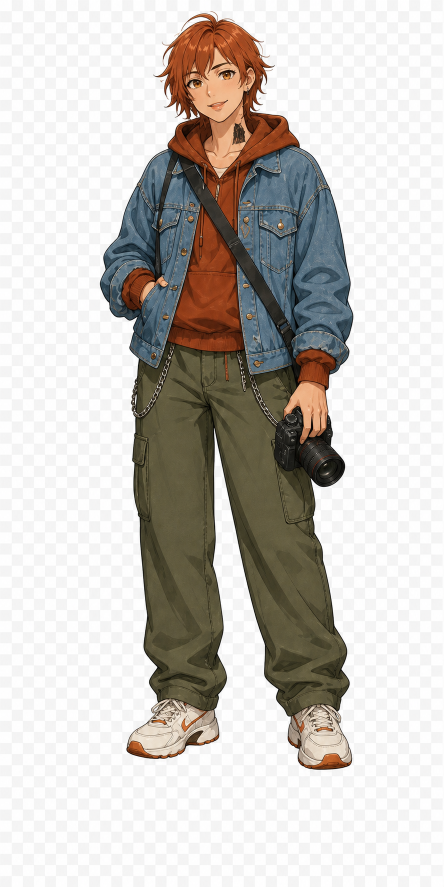
#> input picture assets/source-sheets/day13/ara-day13-photo-walk-casual-checker-v1.png, 887 x 1774 px (shown at 1/2 size)
$ python -i process-day13-sprite.py   (imports and definitions only)
#> lines starting #> are read from the running program, lines starting #| are printed output that depends on the picture
#!/usr/bin/env python3
"""Build DAY 13 Ara's RGBA sprite from the approved baked-checker source.

This intentionally reuses the deterministic checker-removal implementation
from ``process-day2-assets.py``.  It does not call any image-generation API.
"""

from __future__ import annotations

import argparse
import importlib.util
from pathlib import Path

from PIL import Image


ROOT = Path(__file__).resolve().parents[1]
DAY2_PROCESSOR = ROOT / "scripts" / "process-day2-assets.py"
DEFAULT_SOURCE = (
    ROOT
    / "assets"
    / "source-sheets"
    / "day13"
    / "ara-day13-photo-walk-casual-checker-v1.png"
)
DEFAULT_OUTPUT = (
    ROOT
    / "assets"
    / "characters"
    / "day13"
    / "ara-day13-photo-walk-casual-2d-v1.png"
)
MINIMUM_SIZE = (887, 1774)


def load_day2_processor():
    spec = importlib.util.spec_from_file_location("day2_asset_processor", DAY2_PROCESSOR)
    if spec is None or spec.loader is None:
        raise RuntimeError(f"cannot load {DAY2_PROCESSOR}")
    module = importlib.util.module_from_spec(spec)
    spec.loader.exec_module(module)
    return module


def validate_sprite(image: Image.Image) -> None:
    if image.mode != "RGBA":
        raise ValueError(f"expected RGBA, got {image.mode}")
    if image.width < MINIMUM_SIZE[0] or image.height < MINIMUM_SIZE[1]:
        raise ValueError(f"expected at least {MINIMUM_SIZE}, got {image.size}")
    alpha = image.getchannel("A")
    if alpha.getextrema() != (0, 255):
        raise ValueError(f"expected alpha extrema (0, 255), got {alpha.getextrema()}")
    corners = (
        alpha.getpixel((0, 0)),
        alpha.getpixel((image.width - 1, 0)),
        alpha.getpixel((0, image.height - 1)),
        alpha.getpixel((image.width - 1, image.height - 1)),
    )
    if corners != (0, 0, 0, 0):
        raise ValueError(f"expected transparent corners, got {corners}")
    opaque = sum(1 for value in alpha.get_flattened_data() if value == 255)
    if opaque < image.width * image.height // 5:
        raise ValueError(f"foreground is unexpectedly sparse: {opaque} opaque pixels")


def main() -> None:
    parser = argparse.ArgumentParser(
        description="Convert the approved DAY 13 baked-checker source into an RGBA sprite."
    )
    parser.add_argument("--source", type=Path, default=DEFAULT_SOURCE)
    parser.add_argument("--output", type=Path, default=DEFAULT_OUTPUT)
    parser.add_argument("--force", action="store_true", help="allow replacing an existing output")
    args = parser.parse_args()

    if not args.source.is_file():
        raise FileNotFoundError(args.source)
    if args.output.exists() and not args.force:
        raise FileExistsError(f"refusing to overwrite {args.output}; pass --force explicitly")

    processor = load_day2_processor()
    source = Image.open(args.source).convert("RGB")
    sprite = processor.remove_baked_checker(source)
    sprite = processor.keep_largest_components(sprite, count=1)
    validate_sprite(sprite)

    args.output.parent.mkdir(parents=True, exist_ok=True)
    sprite.save(args.output, optimize=True)
    try:
        display_path = args.output.resolve().relative_to(ROOT)
    except ValueError:
        display_path = args.output.resolve()
    print(f"saved {display_path} {sprite.size} {sprite.mode}")


# [2 lines not run here, left out]

>>> import cv2
>>> picture = cv2.imread('../assets/source-sheets/day13/ara-day13-photo-walk-casual-checker-v1.png', cv2.IMREAD_GRAYSCALE)
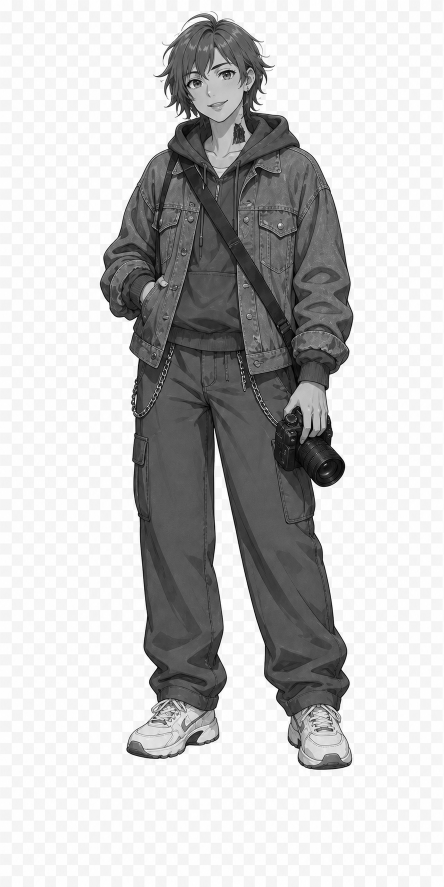
#> picture: shape (1774, 887) (shown at 1/2 size); min 0, max 255, mean 198.2
#> (the run stopped early here; a loop or call above may not have finished)
